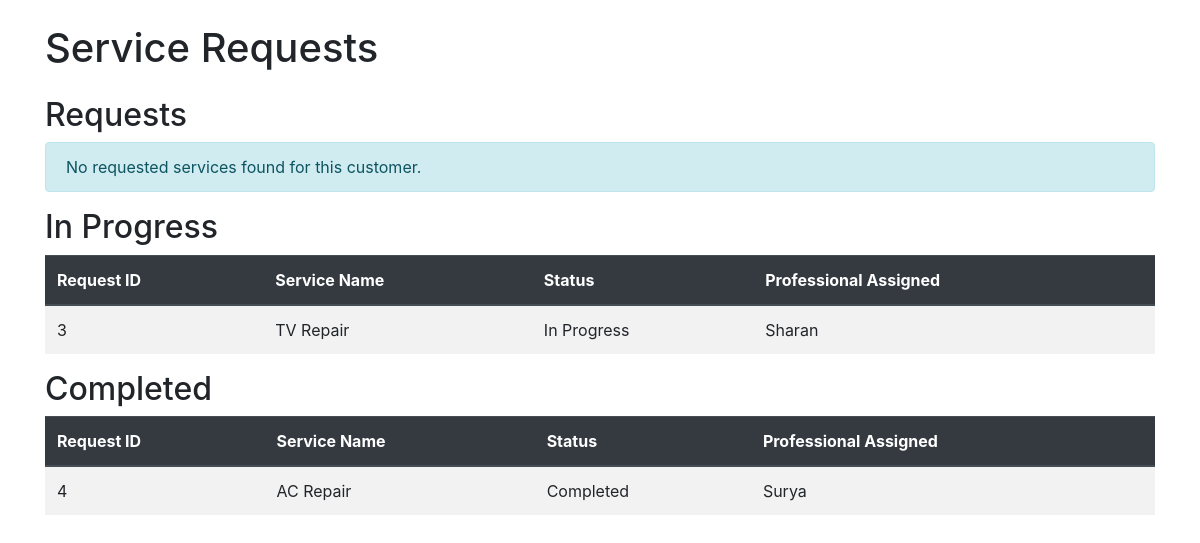
Screenshot of /view_requests/2 with the database file from the repository.
### tables this page shows
CREATE TABLE service_requests (
    id INTEGER PRIMARY KEY AUTOINCREMENT,
    service_id INTEGER,
    customer_id INTEGER,
    professional_id INTEGER,
    date_of_request DATETIME DEFAULT CURRENT_TIMESTAMP,
    date_of_completion DATETIME,
    service_status TEXT DEFAULT 'requested',
    remarks TEXT,
    FOREIGN KEY (service_id) REFERENCES services (id),
    FOREIGN KEY (customer_id) REFERENCES customers (id),
    FOREIGN KEY (professional_id) REFERENCES professionals (id)
);

CREATE TABLE services (
    id INTEGER PRIMARY KEY AUTOINCREMENT,
    name TEXT NOT NULL,
    price REAL NOT NULL,
    time_required TEXT,
    description TEXT
);

CREATE TABLE professionals (
    id INTEGER PRIMARY KEY AUTOINCREMENT,
    name TEXT NOT NULL,
    date_created DATETIME DEFAULT CURRENT_TIMESTAMP,
    description TEXT,
    service_type TEXT NOT NULL,
    experience INTEGER,
    status TEXT DEFAULT 'pending'
, password TEXT);

### app.py (the view)
@app.route('/view_requests/<int:customer_id>')
def view_requests(customer_id):
    conn = get_db_connection()
    cursor = conn.cursor()
    cursor.execute('''
        SELECT sr.id, sr.service_id, s.name as service_name, sr.customer_id, sr.service_status as status, p.name as professional_name
        FROM service_requests sr
        JOIN services s ON sr.service_id = s.id
        LEFT JOIN professionals p ON sr.professional_id = p.id
        WHERE sr.customer_id = ?
    ''', (customer_id,))
    requests = cursor.fetchall()
    print("DEBUG: Requests fetched -", requests)  # Debugging line
    conn.close()
    return render_template('customer/view_requests.html', requests=requests)

### app.py (called while the page is built)
def get_db_connection():
    conn = sqlite3.connect('your_database.db')
    conn.row_factory = sqlite3.Row
    return conn

### templates/customer/view_requests.html (shortened to what this page needs)
<!DOCTYPE html>
<html lang="en">
<head>
    <link href="{{ url_for('static', filename='bootstrap/css/bootstrap.min.css') }}" rel="stylesheet">
</head>
<body>
    <div class="container">
        <h1 class="my-4">Service Requests</h1>
        <h2>Requests</h2>
        {% set has_requested = requests | selectattr('status', 'equalto', 'requested') | list %}
        {% if has_requested %}
            <table class="table table-striped">
                <thead class="thead-dark">
                    <tr>
                        <th scope="col">Request ID</th>
                        <th scope="col">Service Name</th>
                        <th scope="col">Status</th>
                    </tr>
                </thead>
                <tbody>
                    {% for request in has_requested %}
                    <tr>
                        <td>{{ request.id }}</td>
                        <td>{{ request.service_name }}</td>
                        <td>{{ request.status }}</td>
                    </tr>
                    {% endfor %}
                </tbody>
            </table>
        {% else %}
            <p class="alert alert-info">No requested services found for this customer.</p>
        {% endif %}
        <h2>In Progress</h2>
        {% set has_in_progress = requests | selectattr('status', 'equalto', 'In Progress') | list %}
        {% if has_in_progress %}
            <table class="table table-striped">
                <thead class="thead-dark">
                    <tr>
                        <th scope="col">Request ID</th>
                        <th scope="col">Service Name</th>
                        <th scope="col">Status</th>
                        <th scope="col">Professional Assigned</th>
                    </tr>
                </thead>
                <tbody>
                    {% for request in has_in_progress %}
                    <tr>
                        <td>{{ request.id }}</td>
                        <td>{{ request.service_name }}</td>
                        <td>{{ request.status }}</td>
                        <td>{{ request.professional_name }}</td>
                    </tr>
                    {% endfor %}
                </tbody>
            </table>
        {% else %}
            <p class="alert alert-info">No services in progress found for this customer.</p>
        {% endif %}
        <h2>Completed</h2>
        {% set has_completed = requests | selectattr('status', 'equalto', 'Completed') | list %}
        {% if has_completed %}
            <table class="table table-striped">
                <thead class="thead-dark">
                    <tr>
                        <th scope="col">Request ID</th>
                        <th scope="col">Service Name</th>
                        <th scope="col">Status</th>
                        <th scope="col">Professional Assigned</th>
                    </tr>
                </thead>
                <tbody>
                    {% for request in has_completed %}
                    <tr>
                        <td>{{ request.id }}</td>
                        <td>{{ request.service_name }}</td>
                        <td>{{ request.status }}</td>
                        <td>{{ request.professional_name }}</td>
                    </tr>
                    {% endfor %}
                </tbody>
            </table>
        {% else %}
            <p class="alert alert-info">No completed services found for this customer.</p>
        {% endif %}
    </div>
</body>
</html>

### rows the page displays
service_requests: id "3", service_name "TV Repair", status "In Progress", professional_name "Sharan"
service_requests: id "4", service_name "AC Repair", status "Completed", professional_name "Surya"
